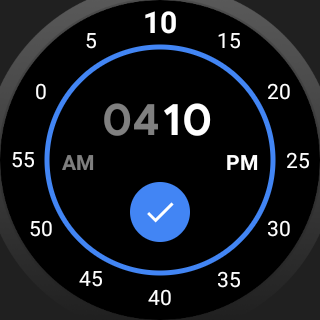
#> input picture image.png, 320 x 320 px
$ python imageopen.py
#> lines starting #> are read from the running program, lines starting #| are printed output that depends on the picture; after the words box and inside, x2 and y2 are one past the last pixel; in counts of white or black regions, pixels touching at a corner belong together
import cv2
import imageio
import numpy as np

filename = 'image.png'
im = cv2.imread(filename)
#> im is the input picture: shape (320, 320, 3); mean B, G, R 32.7, 25.9, 21.8
height, width, depth = im.shape
#> height = 320; width = 320; depth = 3
oim = im.copy()

while True:
    for i in range(100):
        r = np.random.randint(height)
        c = np.random.randint(width)

        oim[r, c, :] = 255 - im[r, c, :]
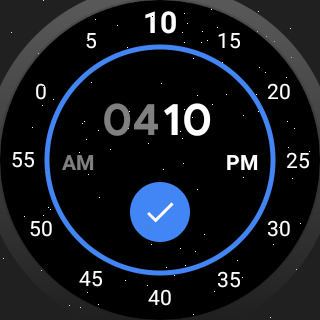
#> oim: shape (320, 320, 3); 0.1% of pixels changed, all inside (x1, y1, x2, y2) = (3, 0, 310, 318)

    cv2.imshow('winname', oim)
    if (cv2.waitKey(10) == 27):
#> (key Esc is pressed here)
        break
